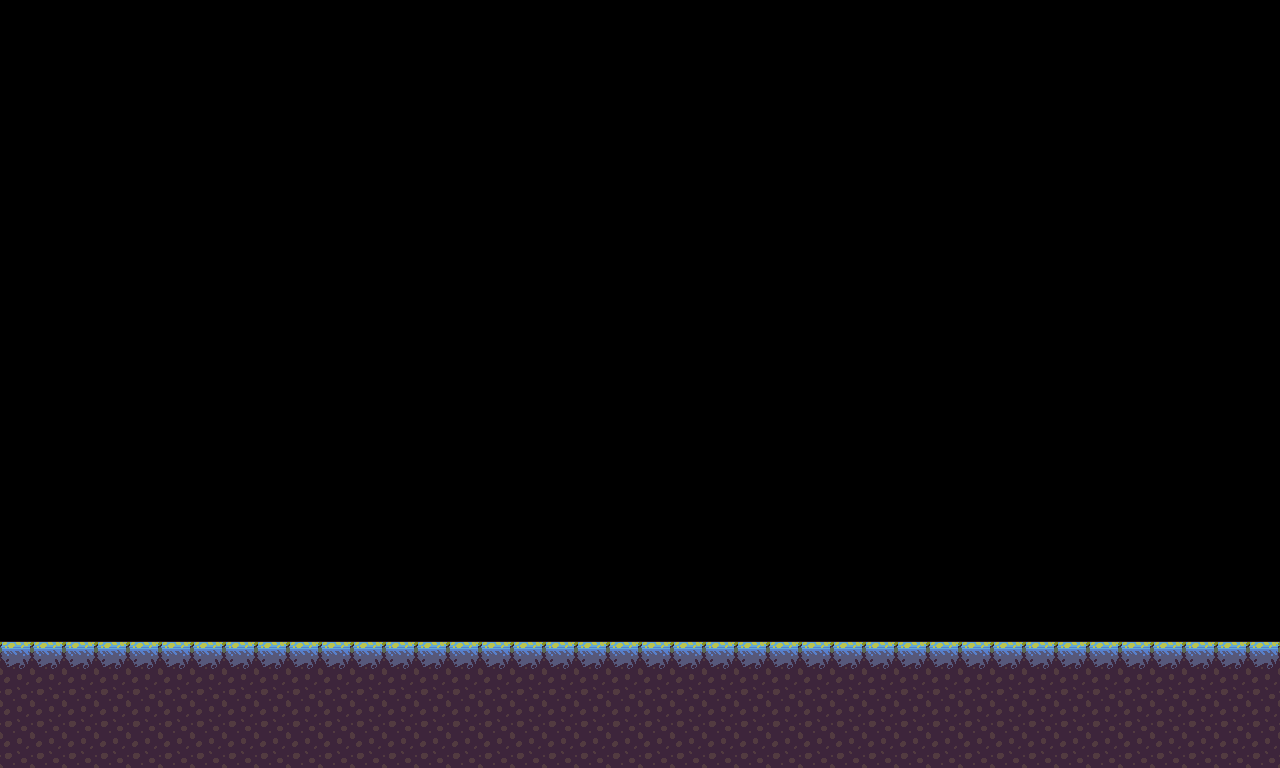

Below is a game level as drawn by its tile map, then a one-line description and the .tmx file that defines it, in full:
An orthogonal 40x24 tile map with 32x32 px tiles, 1 tile layer (タイルレイヤー1).

<map version="1.10" tiledversion="1.11.2" orientation="orthogonal" renderorder="right-down" width="40" height="24" tilewidth="32" tileheight="32" infinite="0" nextlayerid="2" nextobjectid="1">
 <tileset firstgid="1" source="ForestTile.tsx" />
 <layer id="1" name="タイルレイヤー1" width="40" height="24">
  <data encoding="csv">
0,0,0,0,0,0,0,0,0,0,0,0,0,0,0,0,0,0,0,0,0,0,0,0,0,0,0,0,0,0,0,0,0,0,0,0,0,0,0,0,
0,0,0,0,0,0,0,0,0,0,0,0,0,0,0,0,0,0,0,0,0,0,0,0,0,0,0,0,0,0,0,0,0,0,0,0,0,0,0,0,
0,0,0,0,0,0,0,0,0,0,0,0,0,0,0,0,0,0,0,0,0,0,0,0,0,0,0,0,0,0,0,0,0,0,0,0,0,0,0,0,
0,0,0,0,0,0,0,0,0,0,0,0,0,0,0,0,0,0,0,0,0,0,0,0,0,0,0,0,0,0,0,0,0,0,0,0,0,0,0,0,
0,0,0,0,0,0,0,0,0,0,0,0,0,0,0,0,0,0,0,0,0,0,0,0,0,0,0,0,0,0,0,0,0,0,0,0,0,0,0,0,
0,0,0,0,0,0,0,0,0,0,0,0,0,0,0,0,0,0,0,0,0,0,0,0,0,0,0,0,0,0,0,0,0,0,0,0,0,0,0,0,
0,0,0,0,0,0,0,0,0,0,0,0,0,0,0,0,0,0,0,0,0,0,0,0,0,0,0,0,0,0,0,0,0,0,0,0,0,0,0,0,
0,0,0,0,0,0,0,0,0,0,0,0,0,0,0,0,0,0,0,0,0,0,0,0,0,0,0,0,0,0,0,0,0,0,0,0,0,0,0,0,
0,0,0,0,0,0,0,0,0,0,0,0,0,0,0,0,0,0,0,0,0,0,0,0,0,0,0,0,0,0,0,0,0,0,0,0,0,0,0,0,
0,0,0,0,0,0,0,0,0,0,0,0,0,0,0,0,0,0,0,0,0,0,0,0,0,0,0,0,0,0,0,0,0,0,0,0,0,0,0,0,
0,0,0,0,0,0,0,0,0,0,0,0,0,0,0,0,0,0,0,0,0,0,0,0,0,0,0,0,0,0,0,0,0,0,0,0,0,0,0,0,
0,0,0,0,0,0,0,0,0,0,0,0,0,0,0,0,0,0,0,0,0,0,0,0,0,0,0,0,0,0,0,0,0,0,0,0,0,0,0,0,
0,0,0,0,0,0,0,0,0,0,0,0,0,0,0,0,0,0,0,0,0,0,0,0,0,0,0,0,0,0,0,0,0,0,0,0,0,0,0,0,
0,0,0,0,0,0,0,0,0,0,0,0,0,0,0,0,0,0,0,0,0,0,0,0,0,0,0,0,0,0,0,0,0,0,0,0,0,0,0,0,
0,0,0,0,0,0,0,0,0,0,0,0,0,0,0,0,0,0,0,0,0,0,0,0,0,0,0,0,0,0,0,0,0,0,0,0,0,0,0,0,
0,0,0,0,0,0,0,0,0,0,0,0,0,0,0,0,0,0,0,0,0,0,0,0,0,0,0,0,0,0,0,0,0,0,0,0,0,0,0,0,
0,0,0,0,0,0,0,0,0,0,0,0,0,0,0,0,0,0,0,0,0,0,0,0,0,0,0,0,0,0,0,0,0,0,0,0,0,0,0,0,
0,0,0,0,0,0,0,0,0,0,0,0,0,0,0,0,0,0,0,0,0,0,0,0,0,0,0,0,0,0,0,0,0,0,0,0,0,0,0,0,
0,0,0,0,0,0,0,0,0,0,0,0,0,0,0,0,0,0,0,0,0,0,0,0,0,0,0,0,0,0,0,0,0,0,0,0,0,0,0,0,
0,0,0,0,0,0,0,0,0,0,0,0,0,0,0,0,0,0,0,0,0,0,0,0,0,0,0,0,0,0,0,0,0,0,0,0,0,0,0,0,
10,10,10,10,10,10,10,10,10,10,10,10,10,10,10,10,10,10,10,10,10,10,10,10,10,10,10,10,10,10,10,10,10,10,10,10,10,10,10,10,
12,12,12,12,12,12,12,12,12,12,12,12,12,12,12,12,12,12,12,12,12,12,12,12,12,12,12,12,12,12,12,12,12,12,12,12,12,12,12,12,
12,12,12,12,12,12,12,12,12,12,12,12,12,12,12,12,12,12,12,12,12,12,12,12,12,12,12,12,12,12,12,12,12,12,12,12,12,12,12,12,
12,12,12,12,12,12,12,12,12,12,12,12,12,12,12,12,12,12,12,12,12,12,12,12,12,12,12,12,12,12,12,12,12,12,12,12,12,12,12,12
</data>
 </layer>
</map>
